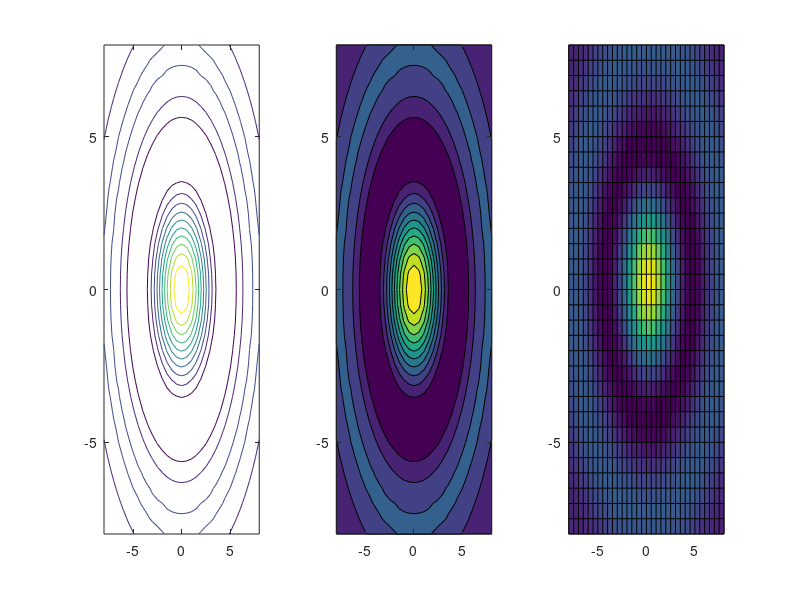
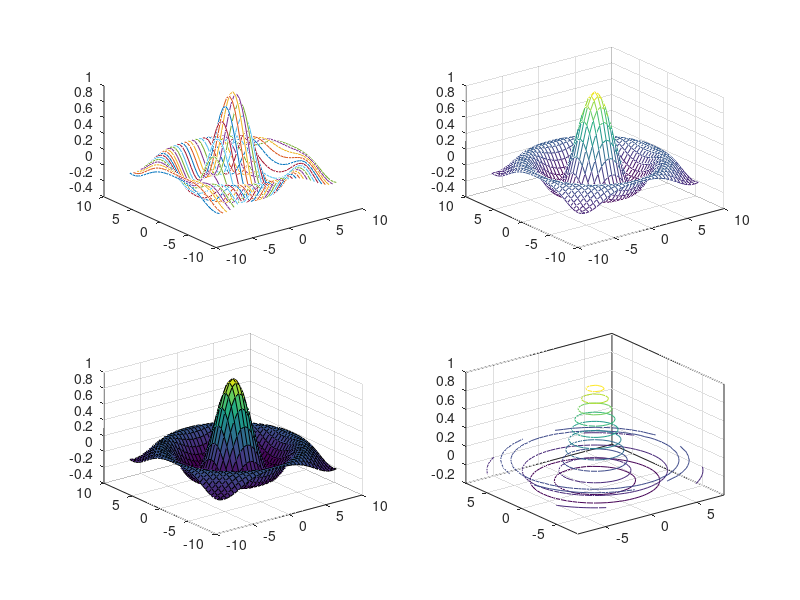

Here is the MATLAB script that generated these plots, in order: (Note: this script raises an error after producing the figures.)
%click Run Section to run each demo section
%Or use the keyboard shortcut
%Or type them in command window(recommanded)

%%
%define a variable and basic commands (page 6)
clear all ;clc %this clears all existing variables and cleans the screen
n=4;
m=2;
k=n^m
%%

%%
clc
var1=rand

%%
clc
format long  %display more digits
var1
var1short=single(var1) %convert to single precision
format short
%%
clc
m=m+1  %reassign a variable
%m=M+1 %matlab is case sensitive!!!

astring='today the sky is blue';  %matlab takes integer, real, char, etc. no need to define

pwd %prints your current path
ls
%%
help sum  %short manual
doc sum   %long manual
lookfor variance  %search for

%%
clear all;clc
%something about vectors (page 7)
t1=[1 2 3 4 5]; %row vector
t2=[1;2;3;4;5]; %column vector
%%
t3=1:5; %implicit loop, default det1lta is 1
length(t1)
t4=1:0.5:5;
length(t4)

t5=linspace(1,5,10);

c=rand(1,10);

c_new1=c(1:3);
c_new2=c(3:end); %=c(3:length(c))
c_new3=c(:);

c' %transpose the vector
a=c;
a=a*3
%%
clc
anew=a.*c
try
    B=a*c %this is wrong
catch error
    error
    pause
end

B2=a*c'
B3=a'*c

%%
%input matrix manually  (page 8)
clear all; clc;
a=[1 2 3;4 5 6;7 8 9;10 11 12]

%%
clc
a=zeros(3);
b=ones(3);
c=rand(3);
d=eye(3);
e=diag([1 2 3])

abcd=[a b;c d]

size(abcd)

a(1)=5;  %when using a sinlge index o
a(2)=10
a(1,3)=7;
a(3,3)=6


rr=a(2,:)
a(:,3)
a(:,1:3)
a(1:2,1:2)


size(rr)
[m,n]=size(rr)


%%
% element-wise operation
clear all; clc
A=ones(4)
B=rand(4)
C1=A+A
C2=A*3
C3=A.*A
C4=A*A
C5=A./B
D=sin(A)

%%
%matrix operation
clear all; clc
A=eye(3)
B=rand(3)
C1=A*A
C2=A*B
C3=A/B
C4=A*inv(B)
max(max(C3-C4))
%%
clc
A=eye(1000);
B=rand(1000);
C3=A/B;
C4=A*inv(B);
max(max(C3-C4))
%%
clc
B=rand(5);
max(B)
B   %change direction  row / column
min(B)
min(B,[],2)

sum(B)
sum(B,2)

diag(B)
%%
clc
B
ind=find(B>0.5)
[m,n]=find(B>0.5)
T=B>0.5  %return a matrix of 1 and 0
B2=B.*T %extract matrix with values > 0.5

%%
%  plot 1D function
clear all;clc
t=0:0.01:10;
x=rand(1,length(t));
y1 = 0.5*cos(pi/2*t);
y2 = x.*cos(pi/2*t);

figure
pict=plot(t,y1,'--',t,y2,'-')
xlabel('time(s)')
ylabel('signal(V)')
legend('0.5*cos(x)','rand*cos(x)')
title('Example of multiple plots')
axis([0 2*pi -3 3])
%%
close all;clc
plot(t,y1)
hold on
scatter(t,y2)
%%
clear;clc
close all;  %2D PLOT

[X,Y] = meshgrid(-8:.5:8,-8:.5:8);
R = sqrt(X.^2 + Y.^2) + eps;
Z = sin(R)./R;
figure(1)
subplot(1,3,1)
contour(X,Y,Z)
subplot(1,3,2)
contourf(X,Y,Z)
subplot(1,3,3)
pcolor(X,Y,Z)


figure(2)
subplot(2,2,1)
plot3(X,Y,Z)
subplot(2,2,2)
mesh(X,Y,Z)
subplot(2,2,3)
surf(X,Y,Z)
subplot(2,2,4)
contour3(X,Y,Z)
%%
close all

%%
%function
clear all; clc
astring='today you are learning MATLAB';
number=123456;
[occur,locations]=searchit(astring,'a')
fprintf('number is still %d \n',number)



%%
% time your code
clear all;clc
tic
pause(3)
toc

%%
% if end
clear all; clc
flag=19;
if flag < 5
    disp('OK');
elseif flag < 9
    disp('Great');
else
    disp('Yes');
end
%%
clc
flag=9;
switch flag
    case  5
        disp('OK')
    case  9
        disp('Great')
end



%%
% for loop
clear all; clc;
for n=1:2:10
    disp(n)
end

%%
% while loop
clear all; clc %clean screen
n=1;
while n < 10
    n=n+1
end
n

%%
%break from a loop
clc %clean screan
for n=1:10
    n
    if n == 5
        break;
    end
end
n

%%
%continue in loop
clc  % clean screen
for n=1:10
    if n==5
        continue;
    end
    disp(n);
end

%%
%return in script/function
clc  % clean screen
val1=6;
val2=8;
multiply(val1,val2)


%%
% save and load data
clear all;clc
A=rand(10);
B=eye(10);
C=rand(10,1);
save myjob
clear all
who
load myjob
who
save myjob2 A
clear all
load myjob2
who
save myjob3.txt A -ascii
clear all;
%%
clc
text = fileread('seq.txt');  %load text from file
[count,array]=searchit(text,'GG')

%%
% stay away from for loop example
% given a matrix, find the sum of elements > 0.5

% for loop
clc
clear all;
L=10000;
a=rand(L);
tic
total=0;
for m=1:L
    for n=1:L
        if a(m,n) > 0.5
            total=total+a(m,n);
        end
    end
end
total
toc

%%
% vector version

tic
b=a>0.5;
c=a.*b;
total2=sum(sum(c))
toc



